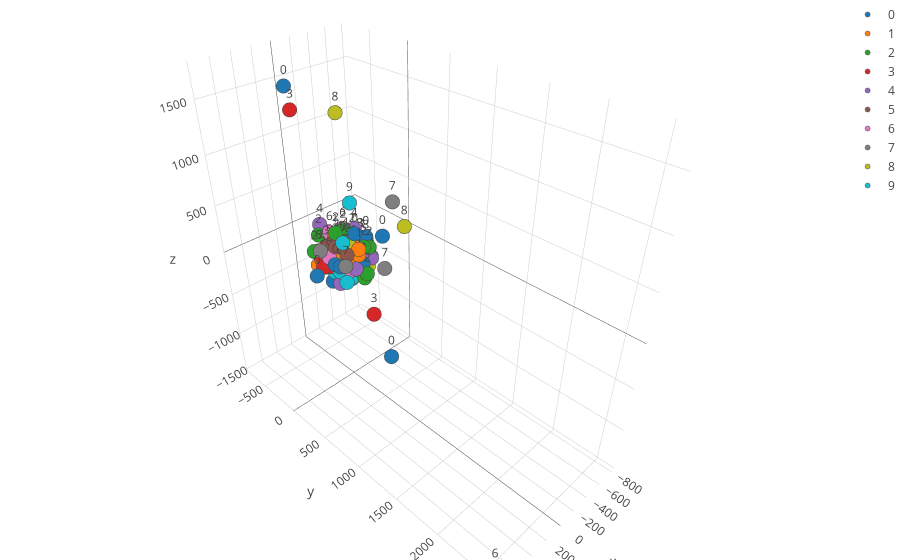

Write notebook code for a chart like this one.
### Code cell
fig = visualise(data, labels)
plot = iplot(fig, filename=plot_title, show_link = True)
if plot is not None:
    print('{}'.format(plot.resource))

### Figure 1 — Plotly figure (JSON) as saved in the notebook; plotly's stock layout.template omitted (floating-point values rounded to 4 significant figures)
{"data": [{"marker": {"line": {"width": 0.5}, "opacity": 1, "size": 5}, "mode": "markers+text", "name": "0", "text": ["0", "0", "0", "0", "0", "0", "0", "0", "0", "0", "0"], "textposition": "top center", "type": "scatter3d", "uid": "5d8b5ac1-5535-4ce6-9c83-09185c709945", "x": [449.3, -10.05, -10.36, -792.2, -200.3, -92.09, 170.7, 74.39, -48.57, -37.82, 193.2], "y": [139.1, 591.8, -738.8, -360.6, 67.19, -173.1, 123.5, -134.8, 90.55, 200.9, 77.58], "z": [37.83, -926.4, 1440.0, -300.1, 135.9, -68.71, -5.015, -344.2, 243.7, -29.31, 8.228]}, {"marker": {"line": {"width": 0.5}, "opacity": 1, "size": 5}, "mode": "markers+text", "name": "1", "text": ["1", "1", "1", "1", "1", "1", "1", "1", "1", "1", "1", "1"], "textposition": "top center", "type": "scatter3d", "uid": "df8d603e-431c-49db-955d-8161eeb8d92b", "x": [-13.97, -13.73, -56.0, 21.13, -0.1631, -45.96, -143.8, 82.25, 45.48, -15.0, 1.958, 208.4], "y": [177.5, 50.82, 49.24, -9.524, -157.0, -61.28, 24.15, 57.86, 152.0, -38.04, 192.3, -169.1], "z": [128.1, 59.94, 91.7, 8.194, 149.7, -43.42, -170.6, 45.97, 49.32, 30.97, 80.12, -105.0]}, {"marker": {"line": {"width": 0.5}, "opacity": 1, "size": 5}, "mode": "markers+text", "name": "2", "text": ["2", "2", "2", "2", "2", "2", "2", "2", "2", "2"], "textposition": "top center", "type": "scatter3d", "uid": "52d2457e-581a-4e46-8baf-ed9369985014", "x": [0.3363, -111.2, -148.0, -47.61, -12.77, -84.94, -79.1, 29.92, 63.02, 214.2], "y": [300.3, 134.5, 170.2, -81.24, 244.8, 6.733, -236.1, -371.5, -52.4, -204.5], "z": [-77.88, 91.54, 87.59, 214.5, -159.3, 189.3, 28.62, 64.51, 238.0, 34.83]}, {"marker": {"line": {"width": 0.5}, "opacity": 1, "size": 5}, "mode": "markers+text", "name": "3", "text": ["3", "3", "3", "3", "3", "3", "3", "3", "3", "3", "3", "3"], "textposition": "top center", "type": "scatter3d", "uid": "df040491-8d39-44be-b6a3-cc8662c73389", "x": [-523.1, 25.97, 188.9, 704.1, 98.65, 14.01, -268.0, 63.79, -213.5, 243.0, 157.1, 5.412], "y": [-241.7, -114.7, -114.0, 373.7, -167.3, 95.69, -95.51, -128.9, -24.3, -43.02, -48.11, -176.4], "z": [-1148.0, 70.88, -5.135, 1718.0, 55.65, -27.36, 10.53, 15.48, -70.84, -53.32, -91.36, 8.994]}, {"marker": {"line": {"width": 0.5}, "opacity": 1, "size": 5}, "mode": "markers+text", "name": "4", "text": ["4", "4", "4", "4", "4", "4", "4", "4"], "textposition": "top center", "type": "scatter3d", "uid": "038828c0-19e3-4d4e-abc0-41f6e9abf05a", "x": [-147.9, -98.53, -171.1, -102.7, -110.0, 132.9, -174.1, 67.97], "y": [197.2, -120.4, -615.0, -102.5, -34.14, 59.11, -67.94, 223.1], "z": [-20.11, 80.2, -0.1772, 30.93, 77.44, -243.4, 178.4, -29.87]}, {"marker": {"line": {"width": 0.5}, "opacity": 1, "size": 5}, "mode": "markers+text", "name": "5", "text": ["5", "5", "5", "5", "5", "5", "5", "5", "5"], "textposition": "top center", "type": "scatter3d", "uid": "2542bf22-8d75-4f84-b9f6-eb07db0075aa", "x": [118.9, 18.23, -47.92, -110.2, 114.2, 79.04, 128.8, -126.1, -241.0], "y": [169.2, -21.41, 26.06, 84.37, -0.1677, -32.84, -76.6, 38.53, 87.2], "z": [122.1, 137.5, -25.25, -40.51, 132.8, 112.7, 123.7, -61.79, -99.42]}, {"marker": {"line": {"width": 0.5}, "opacity": 1, "size": 5}, "mode": "markers+text", "name": "6", "text": ["6", "6", "6", "6", "6", "6", "6", "6", "6", "6", "6"], "textposition": "top center", "type": "scatter3d", "uid": "fd64fab3-17df-4e61-add5-9e4781a91cd5", "x": [-41.73, 755.2, -27.59, -134.3, 20.94, -37.04, 56.93, 25.13, 93.67, -31.15, 179.5], "y": [-285.2, 2575.0, -110.7, -190.9, -121.7, 35.39, 131.4, -207.8, -27.57, 120.9, -23.92], "z": [102.7, -1422.0, -157.8, 147.4, -91.19, -134.6, -94.62, -85.27, -34.02, -130.3, 34.63]}, {"marker": {"line": {"width": 0.5}, "opacity": 1, "size": 5}, "mode": "markers+text", "name": "7", "text": ["7", "7", "7", "7", "7", "7", "7", "7", "7", "7"], "textposition": "top center", "type": "scatter3d", "uid": "f90343bc-d6a2-4601-8620-f53620a674fb", "x": [116.7, 242.9, -201.6, 191.7, -205.1, -320.9, -454.4, 111.9, -182.0, 29.03], "y": [-138.3, -66.45, 81.75, 231.0, 443.7, -268.7, 37.11, -177.4, -118.1, -32.12], "z": [-81.82, 116.0, -5.181, 60.86, 654.0, -122.2, -365.9, -179.4, -85.29, -107.9]}, {"marker": {"line": {"width": 0.5}, "opacity": 1, "size": 5}, "mode": "markers+text", "name": "8", "text": ["8", "8", "8", "8", "8", "8", "8", "8"], "textposition": "top center", "type": "scatter3d", "uid": "34f82889-88f1-4cf5-8dab-db9aa701890c", "x": [-380.3, -309.9, -142.4, 266.6, 117.1, 29.04, -205.6, -249.3], "y": [408.0, -321.2, 151.0, 330.8, -265.0, 82.55, -34.69, 4.283], "z": [315.8, -597.0, -132.0, 1564.0, -29.65, 161.0, 61.54, 43.19]}, {"marker": {"line": {"width": 0.5}, "opacity": 1, "size": 5}, "mode": "markers+text", "name": "9", "text": ["9", "9", "9", "9", "9", "9", "9", "9", "9"], "textposition": "top center", "type": "scatter3d", "uid": "9f2c177d-b519-4b7e-86dc-cc280db6ce58", "x": [-0.5146, 105.2, 94.94, 100.3, 131.8, -293.0, -62.71, 59.91, 139.3], "y": [62.63, 100.0, 22.57, -58.07, 63.91, -263.3, -36.52, 63.08, 165.3], "z": [-247.9, 217.0, -146.9, -184.2, -106.8, 334.6, -213.2, -162.8, -175.3]}], "layout": {"hovermode": "closest", "margin": {"b": 0, "l": 0, "r": 0, "t": 0}, "title": {"text": "Visualise.html"}}}
